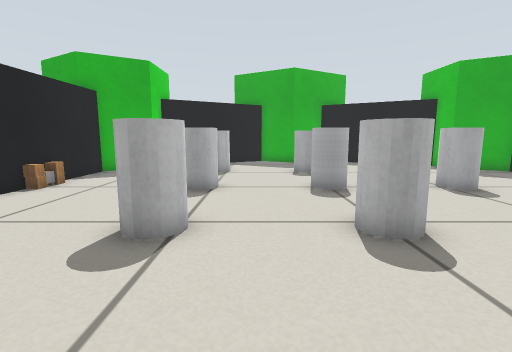
[1] (above)

12 first-person views from a walk through a robot-simulator world made for Gazebo. The camera is 0.43 m above the floor, tilts 8° down and sees 85° across. The floor is counted in squares, 0.25 m on a side. Each view is taken from the middle of a square. On the plan, view 1 faces up. The plan holds only what a view shows up to about 15 squares ahead; the rest is blank. The place goes on beyond the plan. The robots in the file are not drawn. Simple patterns stand in for the simulator's built-in surfaces.

[2]
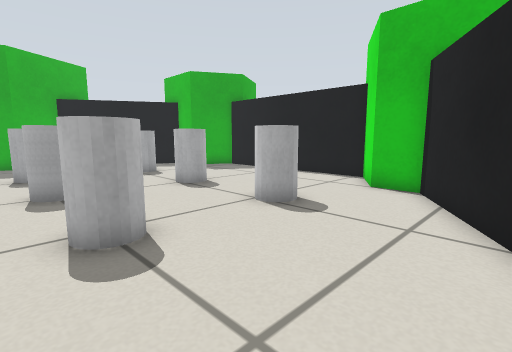

[3]
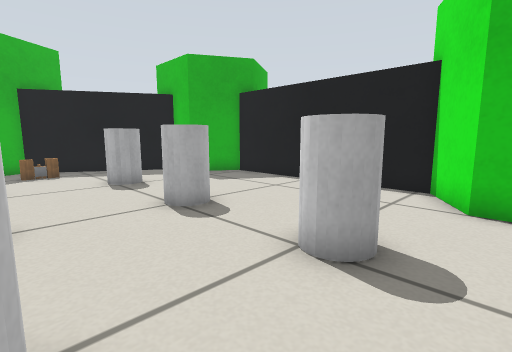

[4]
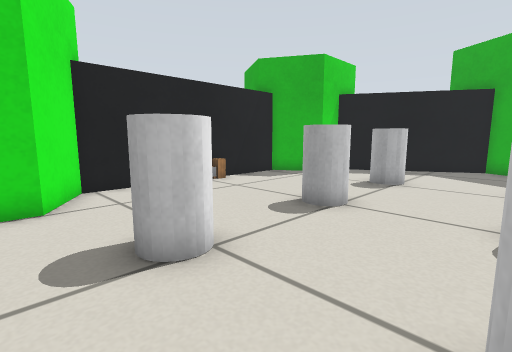

[5]
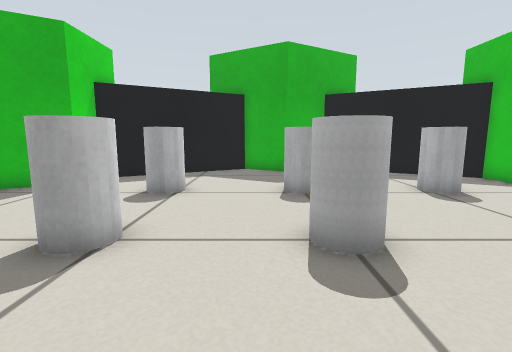

[6]
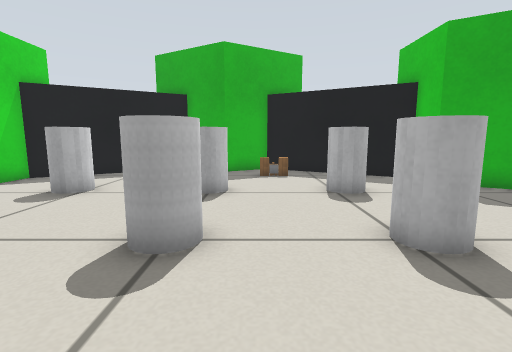

[7]
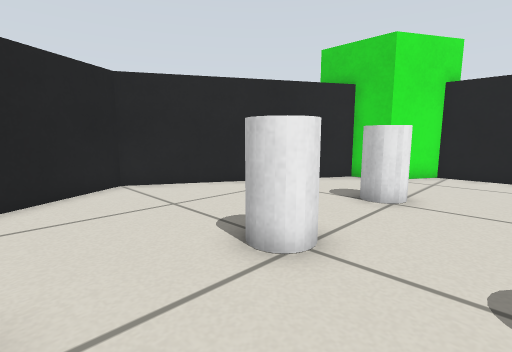

[8]
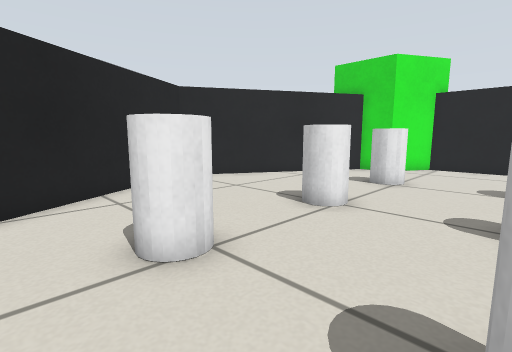

[9]
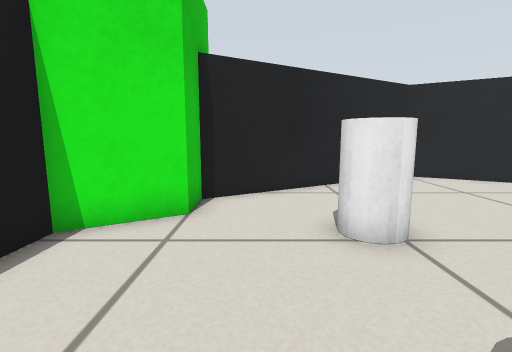

[10]
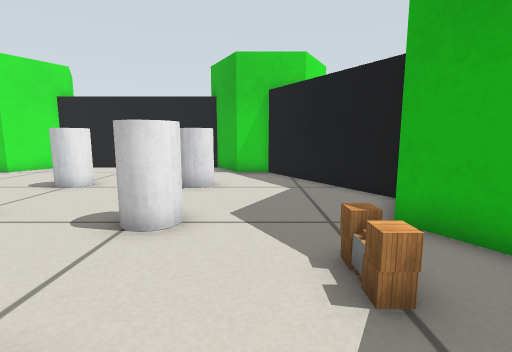

[11]
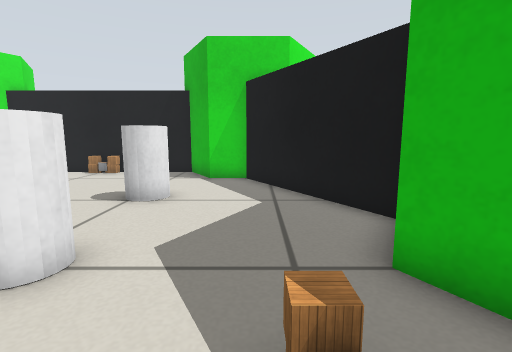

[12]
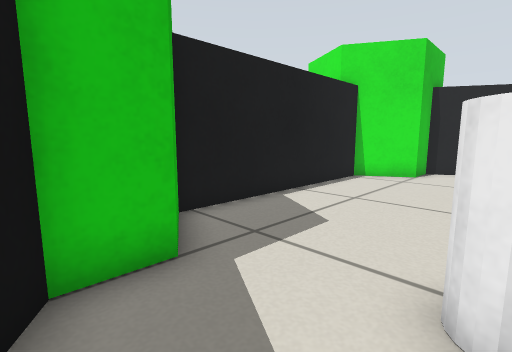

### Floor plan
Points are (right, up) in squares from view 1. A wall is a line through its corners. A room is listed if a view was taken in it or the views show most of it. See-through windows are left out.
Room 1 (views 1, 2, 3, 4, 5, 6, 7, 8, 9, 10, 11, 12)
walls: (-7.7, 8.6) (-7.7, 5.2) (-5.5, 3.9) (-5.5, 2.4) (2.5, -2.2) (10.5, 2.4) (10.5, 3.9) (12.7, 5.2) (12.7, 13.8) (10.5, 15.1) (10.5, 16.6) (4.6, 20) (2.5, 18.8) (0.4, 20) (-5.5, 16.6) (-5.5, 15.1) (-7.7, 13.8) (-7.7, 10.4)
objects: wooden cube (-8, 9) to (-7, 9); other object (-8, 10) to (-7, 10); white cylinder (-2, 5) to (-1, 6); white cylinder (-2, 9) to (-1, 10); white cylinder (-2, 13) to (-1, 14); white cylinder (2, 5) to (3, 6); white cylinder (2, 9) to (3, 10); white cylinder (2, 13) to (3, 14); wooden cube (4, 17); other object (5, 17); wooden cube (5, 18); white cylinder (6, 5) to (7, 6); white cylinder (6, 9) to (7, 10); white cylinder (6, 13) to (7, 14)

Positions as (right, up) in squares from view 1, and headings:
1: (0, 0), facing up
2: (1, 0), facing up-right
3: (3, 3), facing up-right
4: (2, 3), facing up-left
5: (1, 5), facing up
6: (4, 5), facing up
7: (6, 8), facing down-left
8: (9, 9), facing down-left
9: (9, 10), facing down
10: (8, 16), facing left
11: (6, 17), facing left
12: (7, 17), facing down-right
